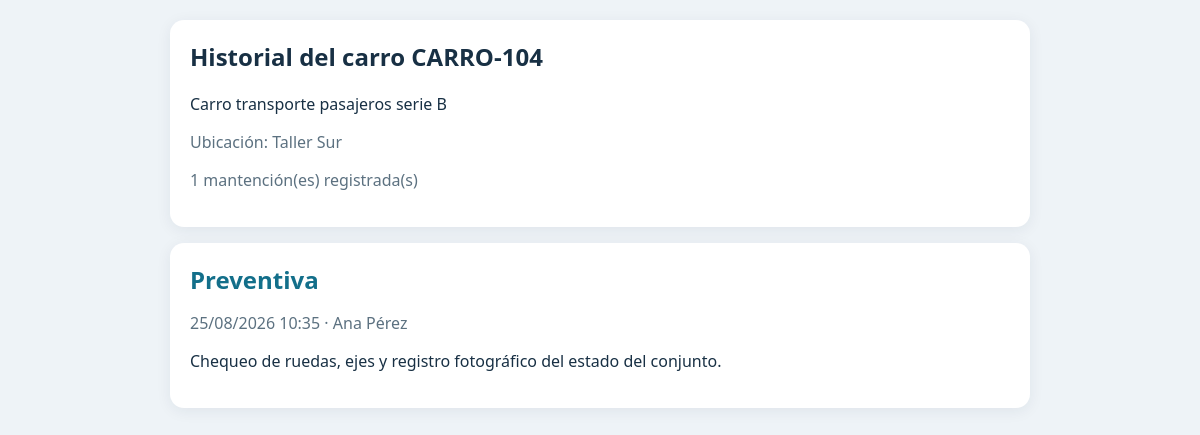
The app's page /ver.php?carro=CARRO-104 with its own data.
### tables this page shows
CREATE TABLE IF NOT EXISTS carros (
  id INT UNSIGNED AUTO_INCREMENT PRIMARY KEY,
  codigo VARCHAR(80) NOT NULL UNIQUE,
  descripcion VARCHAR(255) NULL,
  ubicacion VARCHAR(120) NULL,
  activo TINYINT(1) NOT NULL DEFAULT 1,
  creado_en TIMESTAMP NOT NULL DEFAULT CURRENT_TIMESTAMP
);

CREATE TABLE IF NOT EXISTS mantenciones (
  id BIGINT UNSIGNED AUTO_INCREMENT PRIMARY KEY,
  carro_id INT UNSIGNED NOT NULL,
  usuario_id INT UNSIGNED NOT NULL,
  tipo ENUM('Preventiva','Correctiva') NOT NULL,
  descripcion TEXT NOT NULL,
  foto VARCHAR(255) NULL,
  realizada_en TIMESTAMP NOT NULL DEFAULT CURRENT_TIMESTAMP,
  CONSTRAINT fk_mant_carro FOREIGN KEY (carro_id) REFERENCES carros(id) ON DELETE RESTRICT ON UPDATE CASCADE,
  CONSTRAINT fk_mant_usuario FOREIGN KEY (usuario_id) REFERENCES usuarios(id) ON DELETE RESTRICT ON UPDATE CASCADE,
  INDEX idx_mant_carro_fecha (carro_id, realizada_en)
);

CREATE TABLE IF NOT EXISTS usuarios (
  id INT UNSIGNED AUTO_INCREMENT PRIMARY KEY,
  nombre VARCHAR(120) NOT NULL,
  correo VARCHAR(190) NOT NULL UNIQUE,
  password_hash VARCHAR(255) NOT NULL,
  rol ENUM('operario','supervisor') NOT NULL DEFAULT 'operario',
  activo TINYINT(1) NOT NULL DEFAULT 1,
  creado_en TIMESTAMP NOT NULL DEFAULT CURRENT_TIMESTAMP
);

### db.php (called while the page is built, shortened)
<?php
function db(): PDO
{
    static $pdo = null;
    if ($pdo instanceof PDO) {
        return $pdo;
    }
    $dsn = 'mysql:host=' . DB_HOST . ';dbname=' . DB_NAME . ';charset=utf8mb4';
    $pdo = new PDO($dsn, DB_USER, DB_PASS, [
        PDO::ATTR_ERRMODE => PDO::ERRMODE_EXCEPTION,
        PDO::ATTR_DEFAULT_FETCH_MODE => PDO::FETCH_ASSOC,
        PDO::ATTR_EMULATE_PREPARES => false,
    ]);
    return $pdo;
}
function e(?string $value): string
{
    return htmlspecialchars($value ?? '', ENT_QUOTES | ENT_SUBSTITUTE, 'UTF-8');
}

### ver.php (the view, shortened to what this page needs)
<?php
$codigo = trim((string)($_GET['carro'] ?? ''));
$stmt = db()->prepare('SELECT id, codigo, descripcion, ubicacion FROM carros WHERE codigo = ? AND activo = 1 LIMIT 1');
$stmt->execute([$codigo]); $carro = $stmt->fetch(); $mantenciones = [];
if ($carro) { $stmt = db()->prepare('SELECT m.*, u.nombre AS trabajador FROM mantenciones m JOIN usuarios u ON u.id=m.usuario_id WHERE m.carro_id=? ORDER BY m.realizada_en DESC, m.id DESC'); $stmt->execute([$carro['id']]); $mantenciones = $stmt->fetchAll(); } else { http_response_code(404); }
?><!doctype html><html lang="es"><head><meta charset="utf-8"><meta name="viewport" content="width=device-width,initial-scale=1"><title>Historial <?=e($codigo)?></title></head><body><main class="wrap"><?php if(!$carro):?><section class="notfound"><h1>Carro no encontrado</h1><p>El código <strong><?=e($codigo)?></strong> no existe o está inactivo.</p></section><?php else:?><section class="hero"><h1>Historial del carro <?=e($carro['codigo'])?></h1><?php if($carro['descripcion']):?><p><?=e($carro['descripcion'])?></p><?php endif;?><?php if($carro['ubicacion']):?><p class="meta">Ubicación: <?=e($carro['ubicacion'])?></p><?php endif;?><p class="meta"><?=count($mantenciones)?> mantención(es) registrada(s)</p></section><?php if(!$mantenciones):?><p class="empty">Todavía no hay mantenciones registradas.</p><?php else: foreach($mantenciones as $m):?><article class="item"><h2><?=e($m['tipo'])?></h2><p class="meta"><?=e(date('d/m/Y H:i', strtotime($m['realizada_en'])))?> · <?=e($m['trabajador'])?></p><p><?=nl2br(e($m['descripcion']))?></p></article><?php endforeach; endif; endif;?></main></body></html>

### ver.php (style rules this page uses)
* { box-sizing:border-box }
body { margin:0;background:#eef3f7;color:#183044;font:16px system-ui,sans-serif }
.wrap { max-width:900px;margin:auto;padding:20px }
.hero,.item { background:#fff;border-radius:14px;padding:20px;margin-bottom:16px;box-shadow:0 3px 15px #18304412 }
.hero h1 { margin-top:0 }
.meta { color:#5c7180 }
.item h2 { margin:0;color:#136f8a }

### records on screen
carros: codigo "CARRO-104", descripcion "Carro transporte pasajeros serie B", ubicacion "Taller Sur"
mantenciones: tipo "Preventiva", realizada_en "25/08/2026 10:35", usuario.nombre "Ana Pérez", descripcion "Chequeo de ruedas, ejes y registro fotográfico del estado del conjunto."

### other values on screen
count($mantenciones) "1"
